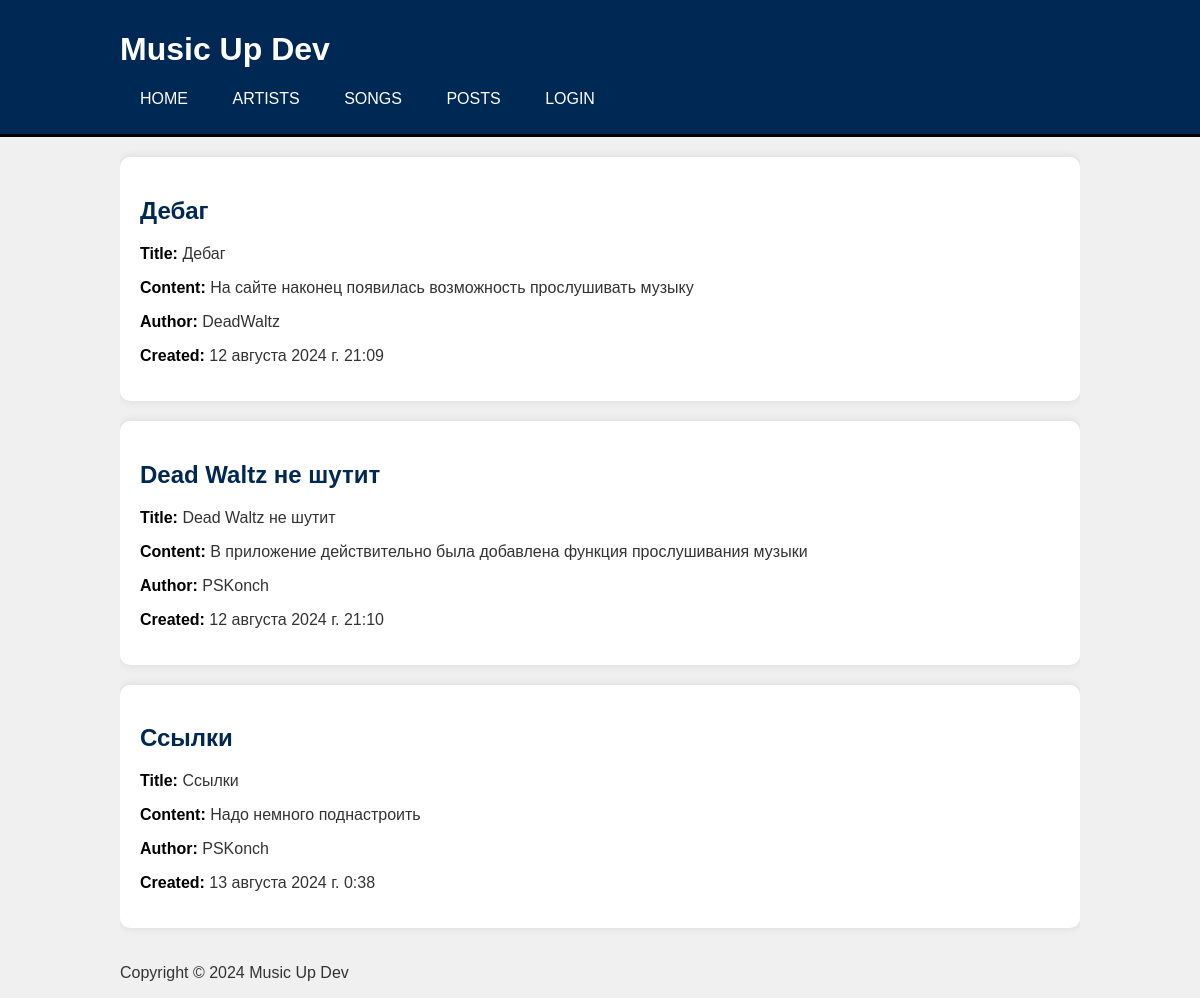
The page / on the database its author committed.
### Music_Up_Dev/models.py (models this page shows)
class Post_News(models.Model):
    title = models.CharField(max_length=200, blank=True)
    content = models.TextField(blank=True)
    created_at = models.DateTimeField(auto_now_add=timezone.now)
    author = models.ForeignKey(CustomUser, verbose_name=("auth_name"), on_delete=models.CASCADE)

### user/models.py (models this page shows)
class CustomUser(AbstractUser):
    is_artist = models.BooleanField(default=True)
    is_editor = models.BooleanField(default=False)
    description = models.TextField(blank=True)
    image = models.ImageField(upload_to='', blank=True)
    def __str__(self) -> str:
        return self.username

### Music_Up_Dev/views.py (the view)
# urls.py: path("", views.index, name="index"),
@cache_page(60 * 15)
def index(request): #То же самое, что News
    queryset = Post_News.objects.all()
    return render(request, "Music_Up_Dev/index.html", {'content': queryset })

### Music_Up_Dev/templates/Music_Up_Dev/index.html (shortened to what this page needs)
{% extends 'Music_Up_Dev/base.html' %}
{% block content %}
    {% for i in content %}
        <div class="news_card">
            <h2>{{ i.title }}</h2>
            <p><strong>Title:</strong> {{ i.title }}</p>
            <p><strong>Content:</strong> {{ i.content }}</p>
            <p><strong>Author:</strong> {{ i.author }}</p>
            <p><strong>Created:</strong> {{ i.created_at }}</p>
        </div>
    {% endfor %}
{% endblock %}

### Music_Up_Dev/static/Music_Up_Dev/css/style.css (style rules this page uses)
body { font-family: Arial, sans-serif; background-color: #f0f0f0; margin: 0; padding: 0; color: #333; }
.news_card { background: #ffffff; color: #333; padding: 20px; margin: 20px 0; border-radius: 10px; box-shadow: 0 0 10px rgba(0, 0, 0, 0.1); }
h2 { color: #002855; }
p strong { color: #000000; }

### rows shown on the page
Post_News: title "Дебаг", content "На сайте наконец появилась возможность прослушивать музыку", author "DeadWaltz", created_at "12 августа 2024 г. 21:09"
Post_News: title "Dead Waltz не шутит", content "В приложение действительно была добавлена функция прослушивания музыки", author "PSKonch", created_at "12 августа 2024 г. 21:10"
Post_News: title "Ссылки", content "Надо немного поднастроить", author "PSKonch", created_at "13 августа 2024 г. 0:38"
